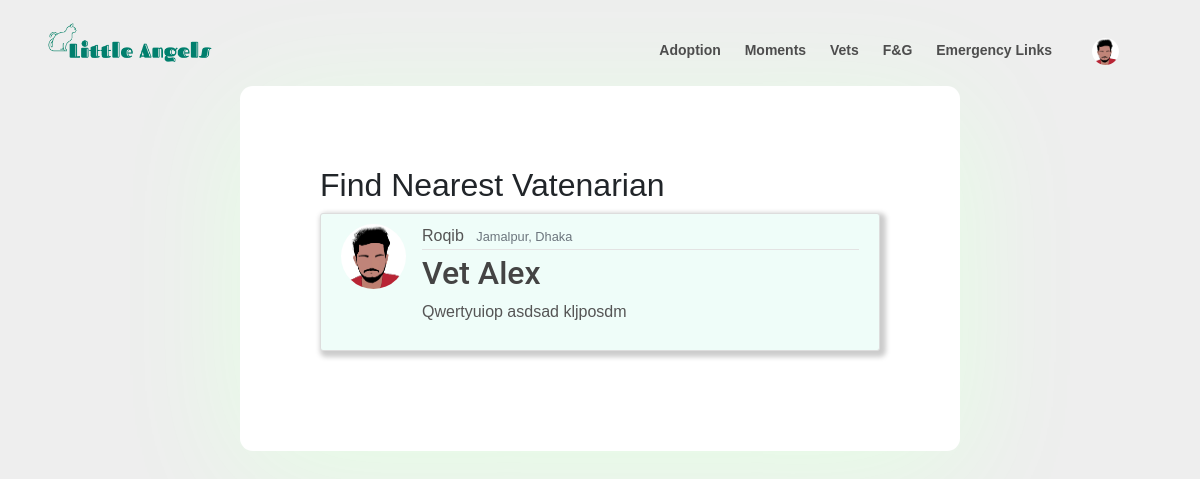
The app's page /vet/ (signed in), older data.
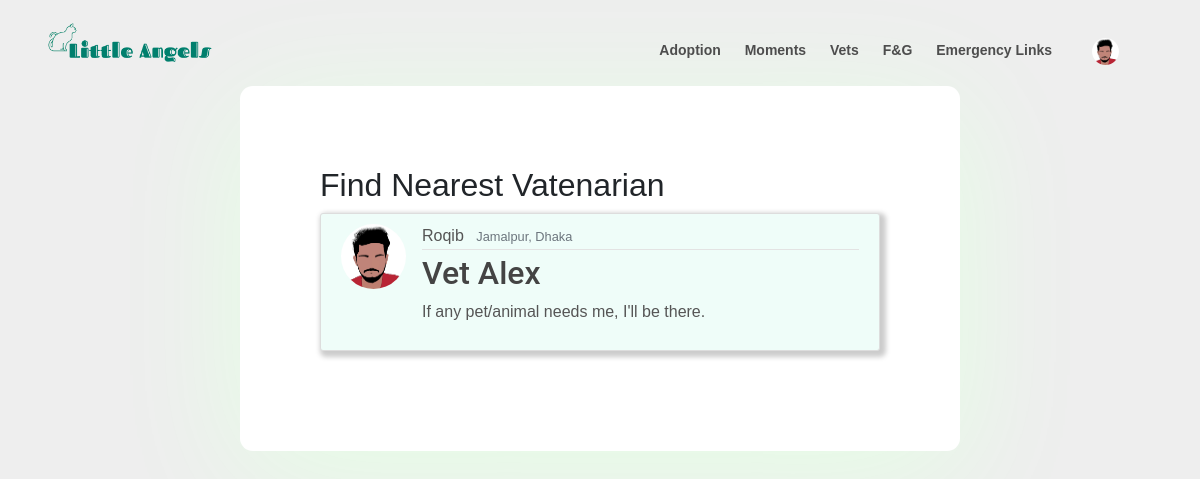
The same page, newer data.
### vet/models.py (models this page shows, shortened)
class Vet(models.Model):
    vet_name = models.CharField(max_length=30, default='Vet')
    institute = models.CharField(max_length=30)
    certification = models.CharField(max_length=20)
    location = models.CharField(max_length=50)
    phone = models.CharField(max_length=11)
    work_hours = models.CharField(max_length=20)
    content = models.TextField(max_length=100)
    date = models.DateTimeField(default=timezone.now)
    author = models.ForeignKey(User, on_delete=models.CASCADE)
    image = models.ImageField(blank=True, null=True, upload_to='vet_pics')
    approved = models.BooleanField(default=False)

### users/models.py (models this page shows, shortened)
class Profile(models.Model):
    accTypes= [
    ('normal', 'Normal'),
    ('vet', 'Vetenarian'),
    ('shop', 'Shop Owner')
    ]
    user = models.OneToOneField(User, on_delete=models.CASCADE)
    image = models.ImageField(default='default.png',  upload_to='profile_pics')
    user_type = models.CharField(max_length=30, choices = accTypes, default='null')

### vet/views.py (the view)
# urls.py: path('', PostListView.as_view(), name='adoption'),
class PostListView(LoginRequiredMixin, ListView):
    model = Vet
    template_name = 'vet/vet.html'
    context_object_name = 'posts'
    ordering = ['location']
    paginate_by = 5
    def get_queryset(self):
        p = Vet.objects.filter(approved=True)
        return p.order_by('location')

### vet/templates/vet/vet.html (shortened to what this page needs)
{% extends 'home/base.html' %}
{% block content %}
<div class="boss">
    <div class="blog-post">
        <div>
            <h2>Find Nearest Vatenarian<h2>
        </div>
        {% for p in posts %}
            <article class="media content-section">
                <img class="rounded-circle article-img" width="50px" src="{{p.author.profile.image.url}}" alt="">
                <div class="media-body">
                <div class="article-metadata">
                    <a class="mr-2" href="#">{{ p.author }}</a>
                    <small class="text-muted">{{ p.location }}</small>
                </div>
                <h2><a class="article-title" href="{% url 'vet_post_detail' p.id %}">{{ p.vet_name }}</a></h2>
                <p class="article-content">{{ p.content }}</p>
                </div>
            </article>
        {%endfor %}
    </div>
</div>
{% endblock content %}

Row changes from the older to the newer data that the page shows:
changed Vet "Vet Alex": content "Qwertyuiop asdsad kljposdm" → "If any pet/animal needs me, I'll be there."
